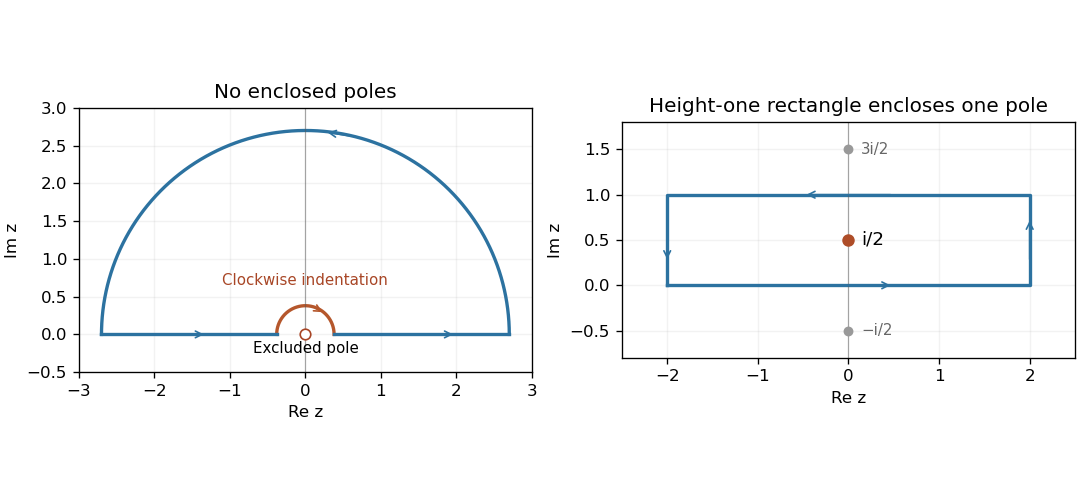

The Python source for this figure:
"""Original indented half-disk and shifted rectangular contour diagrams."""
from pathlib import Path
import numpy as np
import matplotlib.pyplot as plt

fig,axes=plt.subplots(1,2,figsize=(9.0,4.0),layout="constrained")
left,right=axes
R,epsilon=2.7,0.38
outer=np.linspace(0,np.pi,400);inner=np.linspace(np.pi,0,150)
left.plot(R*np.cos(outer),R*np.sin(outer),color="#2c72a0",lw=2)
left.plot(epsilon*np.cos(inner),epsilon*np.sin(inner),color="#b5572c",lw=2)
left.plot([-R,-epsilon],[0,0],color="#2c72a0",lw=2);left.plot([epsilon,R],[0,0],color="#2c72a0",lw=2)
left.annotate("",(0.25,R-0.02),(0.65,R-0.08),arrowprops={"arrowstyle":"->","color":"#2c72a0"})
left.annotate("",(epsilon*np.cos(.8),epsilon*np.sin(.8)),(epsilon*np.cos(1.3),epsilon*np.sin(1.3)),arrowprops={"arrowstyle":"->","color":"#b5572c"})
left.annotate("",(-1.3,0),(-2.0,0),arrowprops={"arrowstyle":"->","color":"#2c72a0"})
left.annotate("",(2.0,0),(1.3,0),arrowprops={"arrowstyle":"->","color":"#2c72a0"})
left.scatter([0],[0],facecolor="white",edgecolor="#a84626",s=40,zorder=4)
left.text(0,-0.24,"Excluded pole",ha="center",fontsize=9)
left.text(0,0.65,"Clockwise indentation",ha="center",fontsize=9,color="#a84626")
left.set(xlim=(-3,3),ylim=(-0.5,3),xlabel="Re z",ylabel="Im z",title="No enclosed poles")
left.set_aspect("equal")
xs=[-2,2,2,-2,-2];ys=[0,0,1,1,0]
right.plot(xs,ys,color="#2c72a0",lw=2)
for start,end in [((-0.5,0),(0.5,0)),((2,0.25),(2,0.75)),((0.5,1),(-0.5,1)),((-2,0.75),(-2,0.25))]:
    right.annotate("",end,start,arrowprops={"arrowstyle":"->","color":"#2c72a0"})
right.scatter([0],[0.5],color="#ae4d28",s=42,zorder=4)
right.scatter([0,0],[-.5,1.5],color="#999999",s=24,zorder=4)
right.text(0.14,0.5,"i/2",fontsize=11,va="center")
right.text(0.14,-.5,"−i/2",fontsize=9,va="center",color="#666666")
right.text(0.14,1.5,"3i/2",fontsize=9,va="center",color="#666666")
right.set(xlim=(-2.5,2.5),ylim=(-.8,1.8),xlabel="Re z",ylabel="Im z",title="Height-one rectangle encloses one pole")
right.set_aspect("equal")
for ax in axes:ax.axvline(0,color="#555555",lw=.7,alpha=.5);ax.grid(alpha=.16)
fig.savefig(Path(__file__).with_suffix(".png").name,dpi=120,facecolor="white")
plt.close(fig)
